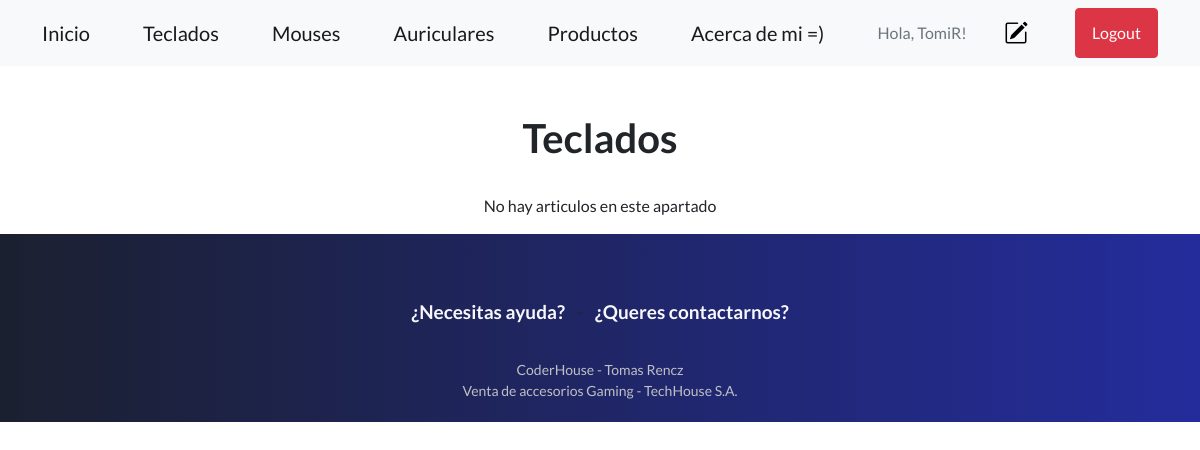
/MyApp/listaTeclados/ (signed in), run on an earlier commit of the app's database.
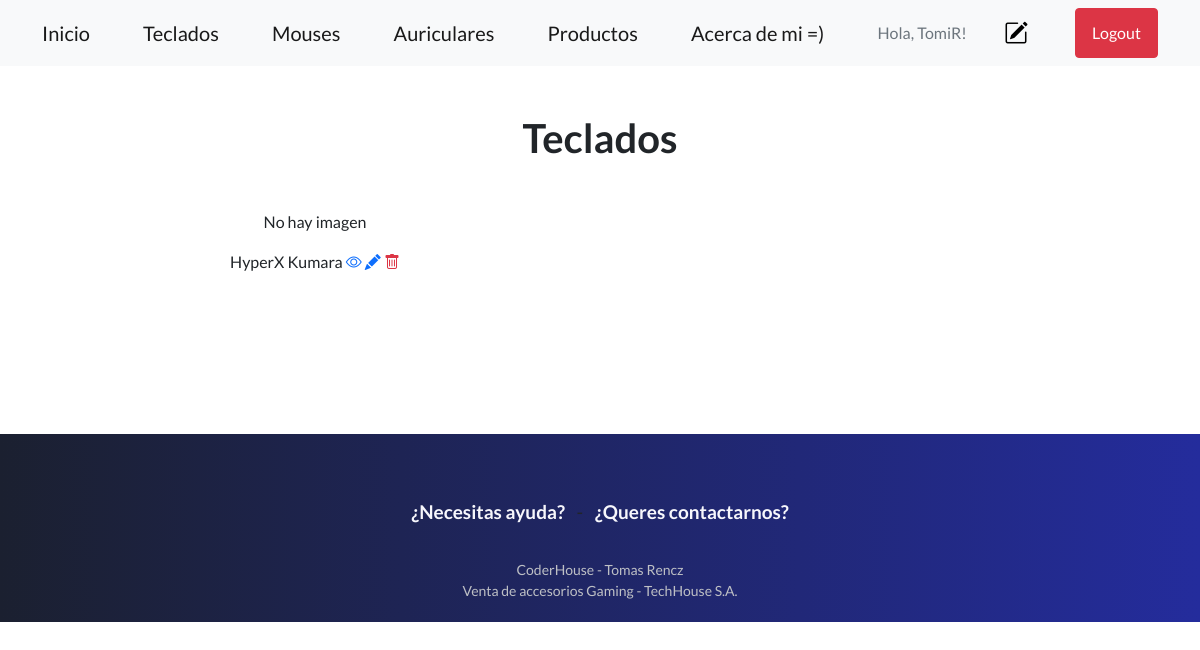
And on a later commit of the database.
### MyApp/models.py (models this page shows, shortened)
class Accesorio2(models.Model):
    AccesorioSeleccion = (
    ('teclado','Teclados'),
    ('mouse', 'Mouses'),
    ('auricular','Auriculares'),
    )
    usuario = models.ForeignKey(User, on_delete=models.CASCADE, null=True, blank=True)
    accesorio = models.CharField(max_length=30, choices=AccesorioSeleccion)
    marca = models.CharField(max_length=40)
    modelo = models.CharField(max_length=40)
    descripcion = models.CharField(max_length=140)
    year = models.IntegerField()
    precio = models.DecimalField(max_digits=10, decimal_places=0)
    imagen = models.ImageField(null=True, blank=True, upload_to="assets/")

### MyApp/views.py (the view)
# urls.py: path('listaTeclados/', views.TecladoLista.as_view(), name="Teclados"),
class TecladoLista(LoginRequiredMixin, ListView):
    context_object_name = 'teclado'
    queryset = Accesorio2.objects.filter(accesorio__startswith='teclado')
    template_name = 'listaTeclados.html'

### MyApp/Templates/listaTeclados.html
{% extends 'padre.html' %}
{% load static %}
{% block contenidoQueCambia %}
<div class="container text-center">
    <br>
    <br>
    <h1>Teclados</h1>
</div>
<br>
<div class="container text-center">
    <div class="row">
            {% if teclado %}
            {% for teclado in teclado %}
            <div class="col-sm-6 align-items-center">
                <div class="card-body">
                    {% if teclado.imagen %}
                <img src="{{teclado.imagen.url}}" class="" width="350px">
                    {% else %}
                    <p>No hay imagen </p>
                    {% endif %}
                    {{teclado.marca}} {{teclado.modelo}}
                <a href="{% url 'teclado' teclado.id %}"><i class="bi bi-eye"></i></a>
                {% if user.id == teclado.usuario.id %}
                <a href="{% url 'teclado_editar' teclado.id %}"><i class="bi bi-pencil-fill"></i></a>
                <a href="{% url 'teclado_eliminar' teclado.id %}"><i class="bi bi-trash text-danger"></i></a>
                {% endif %}
                <br>
                <br>
                <br>
                <br>
                <br>
                <br>
                <br>
                </div>
            </div>
            {% endfor %}
            {% else %}
            <p>No hay articulos en este apartado</p>
            {% endif %}
    </div>
</div>
{% endblock %}

What changed in the data, as far as the page shows it:
added Accesorio2: shows "No hay imagen", marca "HyperX", modelo "Kumara"
Also different on the page:
text no longer shown: "No hay articulos en este apartado"
